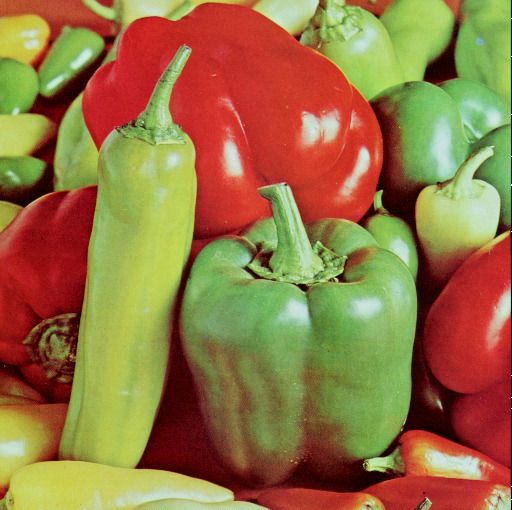
#> input picture 03/test.jpeg, 512 x 510 px
$ jupyter execute assignment_03_1.ipynb
#> lines starting #> are read from the running program, lines starting #| are printed output that depends on the picture; after the words box and inside, x2 and y2 are one past the last pixel; in counts of white or black regions, pixels touching at a corner belong together
# Gradient of Image

## import library

[cell 1]
import numpy as np
import matplotlib.image as img
import matplotlib.pyplot as plt
from matplotlib import cm
import matplotlib.colors as colors

## load input image ('test.jpeg')

[cell 2]
I0 = img.imread('test.jpeg')
#> I0 is the input picture: shape (510, 512, 3); mean R, G, B 149.6, 115.9, 66.4

## check the size of the input image

[cell 3]
# ++++++++++++++++++++++++++++++++++++++++++++++++++
# complete the blanks
#
num_row     = I0.shape[0]
#> num_row = 510
num_column  = I0.shape[1]
#> num_column = 512
num_channel = I0.shape[2]
#> num_channel = 3
#
# ++++++++++++++++++++++++++++++++++++++++++++++++++

print('number of rows of I0 = ', num_row)
#| number of rows of I0 =  510
print('number of columns of I0 = ', num_column)
#| number of columns of I0 =  512
print('number of channels of I0 = ', num_channel)
#| number of channels of I0 =  3

## convert the color image into a grey image
- take the average of the input image with 3 channels with respect to the channels into an image with 1 channel

[cell 4]
# ++++++++++++++++++++++++++++++++++++++++++++++++++
# complete the blanks
#

I = np.asarray(np.dot(I0[...,:3],[1.0,1.0,1.0]))
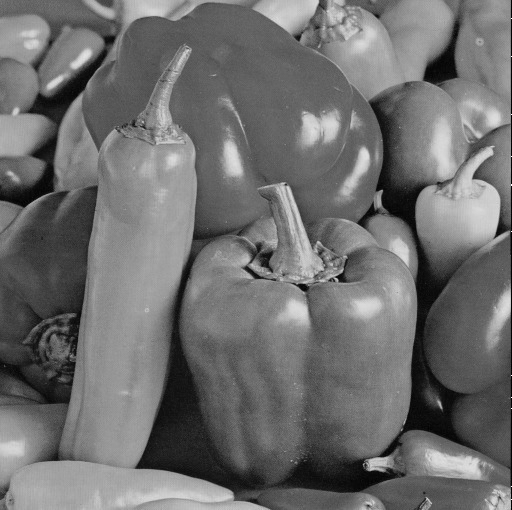
#> I: shape (510, 512) float64; min 0, max 764, mean 331.8; drawn with min black and max white

num_row     = I.shape[0]
num_column  = I.shape[1]

print(I.shape)
#| (510, 512)

#
# ++++++++++++++++++++++++++++++++++++++++++++++++++

print('number of rows of I = ', num_row)
#| number of rows of I =  510
print('number of columns of I = ', num_column)
#| number of columns of I =  512

## normalize the converted image
- normalize the converted grey scale image so that its maximum value is 1 and its minimum value is 0

[cell 5]
# ++++++++++++++++++++++++++++++++++++++++++++++++++
# complete the blanks
#

def normalize(d):
    return (d - np.min(d)) / (np.max(d) - np.min(d))

I = normalize(I)

#
# ++++++++++++++++++++++++++++++++++++++++++++++++++

print('maximum value of I = ', np.max(I))
#| maximum value of I =  1.0
print('minimum value of I = ', np.min(I))
#| minimum value of I =  0.0

## define a function to compute the derivative of input matrix in x(row)-direction

- forward difference : $ I[x+1, y] - I[x, y] $

[cell 6]
def compute_derivative_x_forward(I):

    D = np.zeros(I.shape)

    # ++++++++++++++++++++++++++++++++++++++++++++++++++
    # complete the blanks
    #
    D = np.roll(I, [-1, 0], axis=(0,1))
    D[-1:,:] = D[-2:-1,:] #바운더리 컨디션 처리
    D = D - I

    #
    # ++++++++++++++++++++++++++++++++++++++++++++++++++

    return D

- backward difference : $ I[x, y] - I[x-1, y] $

[cell 7]
def compute_derivative_x_backward(I):

    D = np.zeros(I.shape)

    # ++++++++++++++++++++++++++++++++++++++++++++++++++
    # complete the blanks
    #

    D = np.roll(I, [1, 0], axis=(0,1))
    D[:1,:] = D[1:2,:] #바운더리 컨디션 처리
    D = I - D


    #
    # ++++++++++++++++++++++++++++++++++++++++++++++++++

    return D

- central difference : $ \frac{1}{2} \left( I[x+1, y] - I[x-1, y] \right)$

[cell 8]
def compute_derivative_x_central(I):

    D = np.zeros(I.shape)

    # ++++++++++++++++++++++++++++++++++++++++++++++++++
    # complete the blanks
    #

    E = np.roll(I, [-1, 0], axis=(0,1))
    E[-1:,:] = E[-2:-1,:] #바운더리 컨디션 처리
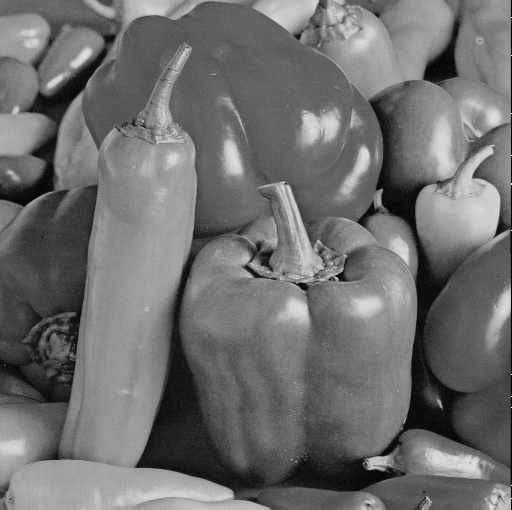
#> E: shape (510, 512) float64; min 0, max 1, mean 0.434

    F = np.roll(I, [1, 0], axis=(0,1))
    F[:1,:] = F[1:2,:] #바운더리 컨디션 처리
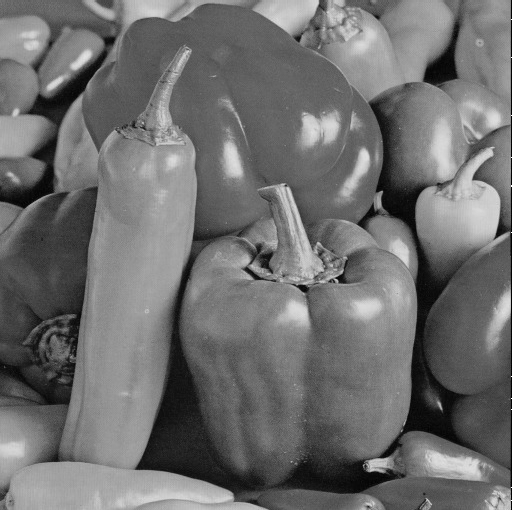
#> F: shape (510, 512) float64; min 0, max 1, mean 0.434

    # print(I)
    # print(E)
    # print(F)

    print(E-F)
#> (printed output is left out)
    D = (E-F)*0.5
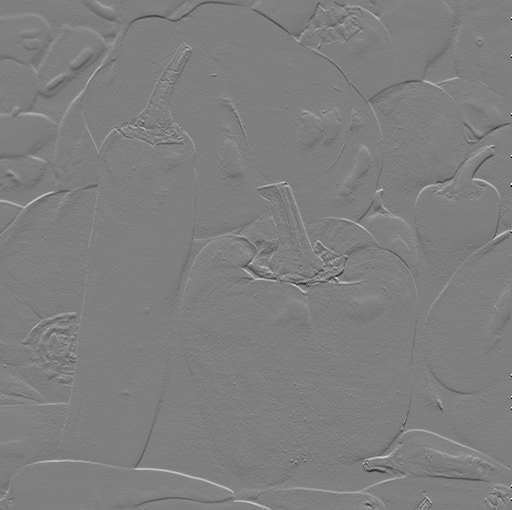
#> D: shape (510, 512) float64; min -0.499, max 0.5, mean 4.1e-05; drawn with min black and max white

    print(D)
#> (printed output is left out)


    #
    # ++++++++++++++++++++++++++++++++++++++++++++++++++

    return D

compute_derivative_x_central(I)

## define a function to compute the derivative of input matrix in y(column)-direction

- forward difference : $ I[x, y+1] - I[x, y] $

[cell 9]
def compute_derivative_y_forward(I):

    D = np.zeros(I.shape)

    # ++++++++++++++++++++++++++++++++++++++++++++++++++
    # complete the blanks
    #

    D = np.roll(I, [-1, 0])
    D[:,-1:] = D[:,-2:-1] #바운더리 컨디션 처리
    D = D - I


    #
    # ++++++++++++++++++++++++++++++++++++++++++++++++++

    return D

- backward difference : $ I[x, y] - I[x, y-1] $

[cell 10]
def compute_derivative_y_backward(I):

    D = np.zeros(I.shape)

    # ++++++++++++++++++++++++++++++++++++++++++++++++++
    # complete the blanks
    #


    D = np.roll(I, [1, 0])
    D[:,:1] = D[:,1:2] #바운더리 컨디션 처리
    D = I - D

    #
    # ++++++++++++++++++++++++++++++++++++++++++++++++++

    return D

- central difference : $ \frac{1}{2} \left( I[x, y+1] - I[x, y-1] \right)$

[cell 11]
def compute_derivative_y_central(I):

    D = np.zeros(I.shape)

    # ++++++++++++++++++++++++++++++++++++++++++++++++++
    # complete the blanks
    #
    print(I[:3][:3])
#> (printed output is left out)
    E = np.roll(I, [-1, 0])
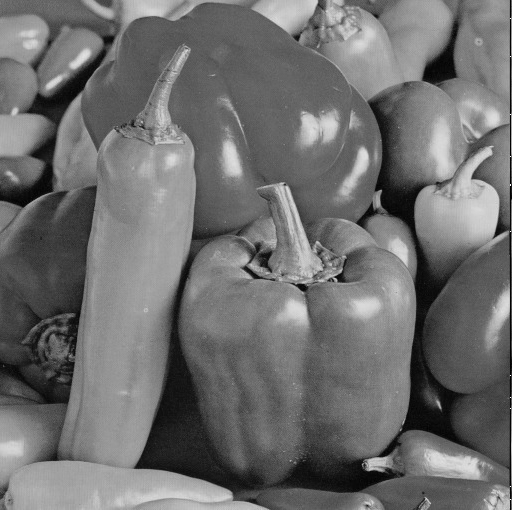
#> E: shape (510, 512) float64; min 0, max 1, mean 0.434
    E[:,-1:] = E[:,-2:-1] #바운더리 컨디션 처리
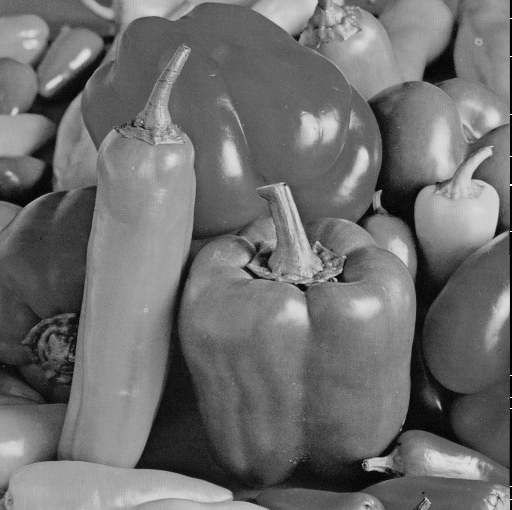
#> E: shape (510, 512) float64; 0.2% of pixels changed, all inside (x1, y1, x2, y2) = (511, 0, 512, 510)

    F = np.roll(I, [1, 0])
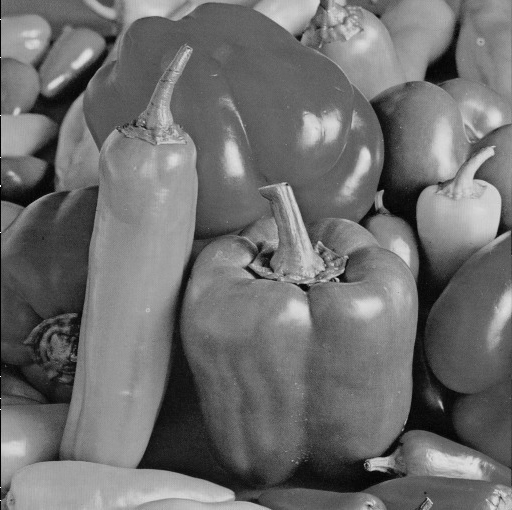
#> F: shape (510, 512) float64; min 0, max 1, mean 0.434
    F[:,:1] = F[:,1:2] #바운더리 컨디션 처리
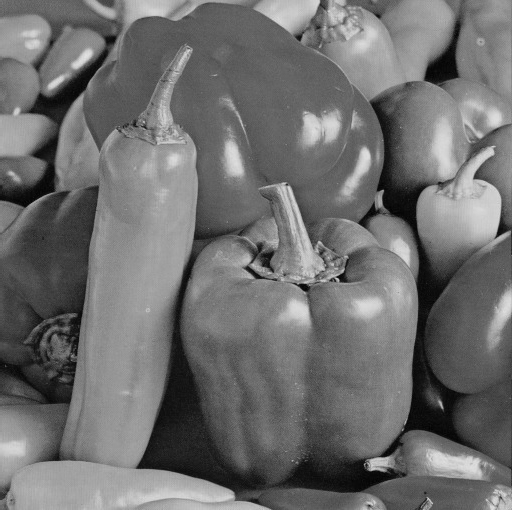
#> F: shape (510, 512) float64; 0.2% of pixels changed, all inside (x1, y1, x2, y2) = (0, 0, 1, 510)

    print(E[:3][:3])
#> (printed output is left out)
    print(F[:3][:3])
#> (printed output is left out)

    print((E-F)[:3][:3])
#> (printed output is left out)

    D = (E-F)/2
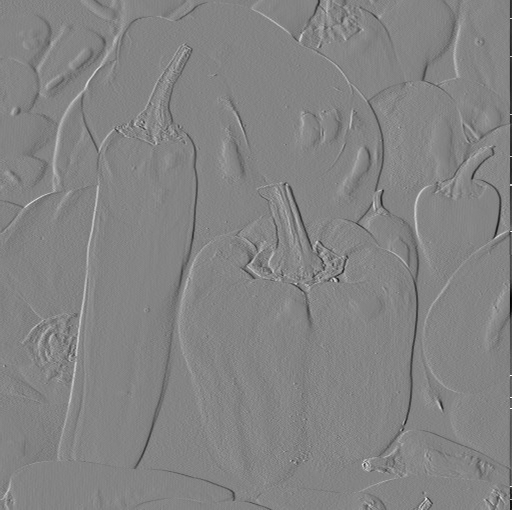
#> D: shape (510, 512) float64; min -0.421, max 0.391, mean -0.000778; drawn with min black and max white

    print(D[:3][:3])
#> (printed output is left out)

    #
    # ++++++++++++++++++++++++++++++++++++++++++++++++++

    return D

compute_derivative_y_central(I)

## compute the norm of the gradient of the input image

- $L_2^2$-norm of the gradient $ \left( \frac{\partial I}{\partial x}, \frac{\partial I}{\partial y} \right) $ is defined by $ \left( \frac{\partial I}{\partial x} \right)^2 + \left( \frac{\partial I}{\partial y} \right)^2 $

[cell 12]
def compute_norm_gradient_central(I):

    norm_gradient = np.zeros(I.shape)

    # ++++++++++++++++++++++++++++++++++++++++++++++++++
    # complete the blanks
    #

    xArr = compute_derivative_x_central(I)
    yArr = compute_derivative_y_central(I)

    norm_gradient = np.multiply(xArr,xArr)+np.multiply(yArr,yArr)

    #
    # ++++++++++++++++++++++++++++++++++++++++++++++++++

    return norm_gradient

___

___

## functions for presenting the results

___

___

[cell 13]
def function_result_01():

    plt.figure(figsize=(8,6))
    plt.imshow(I0)
    plt.show()

[cell 14]
def function_result_02():

    plt.figure(figsize=(8,6))
    plt.imshow(I, cmap='gray', vmin=0, vmax=1, interpolation='none')
    plt.show()

[cell 15]
def function_result_03():

    D = compute_derivative_x_forward(I)

    plt.figure(figsize=(8,6))
    plt.imshow(D, cmap='gray')
    plt.show()

[cell 16]
def function_result_04():

    D = compute_derivative_x_backward(I)

    plt.figure(figsize=(8,6))
    plt.imshow(D, cmap='gray')
    plt.show()

[cell 17]
def function_result_05():

    D = compute_derivative_x_central(I)

    plt.figure(figsize=(8,6))
    plt.imshow(D, cmap='gray')
    plt.show()

[cell 18]
def function_result_06():

    D = compute_derivative_y_forward(I)

    plt.figure(figsize=(8,6))
    plt.imshow(D, cmap='gray')
    plt.show()

[cell 19]
def function_result_07():

    D = compute_derivative_y_backward(I)

    plt.figure(figsize=(8,6))
    plt.imshow(D, cmap='gray')
    plt.show()

[cell 20]
def function_result_08():

    D = compute_derivative_y_central(I)

    plt.figure(figsize=(8,6))
    plt.imshow(D, cmap='gray')
    plt.show()

[cell 21]
def function_result_09():

    D = compute_norm_gradient_central(I)

    plt.figure(figsize=(8,6))
    plt.imshow(D, cmap='gray')
    plt.show()

[cell 22]
def function_result_10():

    D = compute_norm_gradient_central(I)

    plt.figure(figsize=(8,6))
    im = plt.imshow(D, cmap=cm.jet, norm=colors.LogNorm())
    plt.colorbar(im)
    plt.show()

[cell 23]
def function_result_11():

    D = compute_derivative_x_forward(I)

    value1 = D[0, 0]
    value2 = D[-1, -1]
    value3 = D[100, 100]
    value4 = D[200, 200]

    print('value1 = ', value1)
    print('value2 = ', value2)
    print('value3 = ', value3)
    print('value4 = ', value4)

[cell 24]
def function_result_12():

    D = compute_derivative_x_backward(I)

    value1 = D[0, 0]
    value2 = D[-1, -1]
    value3 = D[100, 100]
    value4 = D[200, 200]

    print('value1 = ', value1)
    print('value2 = ', value2)
    print('value3 = ', value3)
    print('value4 = ', value4)

[cell 25]
def function_result_13():

    D = compute_derivative_x_central(I)

    value1 = D[0, 0]
    value2 = D[-1, -1]
    value3 = D[100, 100]
    value4 = D[200, 200]

    print('value1 = ', value1)
    print('value2 = ', value2)
    print('value3 = ', value3)
    print('value4 = ', value4)

[cell 26]
def function_result_14():

    D = compute_derivative_y_forward(I)

    value1 = D[0, 0]
    value2 = D[-1, -1]
    value3 = D[100, 100]
    value4 = D[200, 200]

    print('value1 = ', value1)
    print('value2 = ', value2)
    print('value3 = ', value3)
    print('value4 = ', value4)

[cell 27]
def function_result_15():

    D = compute_derivative_y_backward(I)

    value1 = D[0, 0]
    value2 = D[-1, -1]
    value3 = D[100, 100]
    value4 = D[200, 200]

    print('value1 = ', value1)
    print('value2 = ', value2)
    print('value3 = ', value3)
    print('value4 = ', value4)

[cell 28]
def function_result_16():

    D = compute_derivative_y_central(I)

    value1 = D[0, 0]
    value2 = D[-1, -1]
    value3 = D[100, 100]
    value4 = D[200, 200]

    print('value1 = ', value1)
    print('value2 = ', value2)
    print('value3 = ', value3)
    print('value4 = ', value4)

[cell 29]
def function_result_17():

    D = compute_norm_gradient_central(I)

    value1 = D[0, 0]
    value2 = D[-1, -1]
    value3 = D[100, 100]
    value4 = D[200, 200]

    print('value1 = ', value1)
    print('value2 = ', value2)
    print('value3 = ', value3)
    print('value4 = ', value4)

___

___

# results

___

___

[cell 30]
number_result = 17

for i in range(number_result):
    title = '## [RESULT {:02d}]'.format(i+1)
    name_function = 'function_result_{:02d}()'.format(i+1)

    print('**************************************************')
    print(title)
    print('**************************************************')
    eval(name_function)
#> this loop made 17 passes
#> (printed output is left out)
